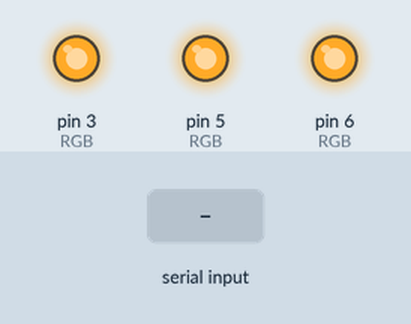
Simulated run of this sketch. Board: Arduino Uno, built with avr-gcc and run on an emulated ATmega328P. On the bench: output pins drawn as LEDs (lit = HIGH). The test bench sets the inputs (shaded band).

Above: at 1.2 s.
1.3 s: "90,45,200\n" received over Serial
At 2.5 s:
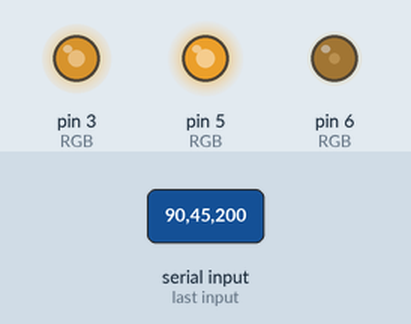
2.8 s: "30,150,10\n" received over Serial
At 3.8 s:
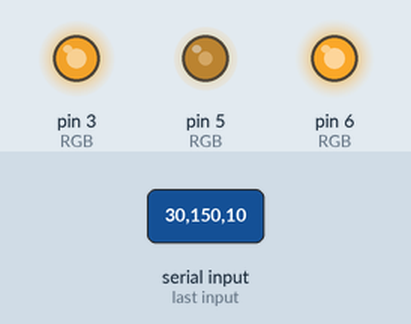
4.3 s: "90,45\n" received over Serial
At 4.8 s:
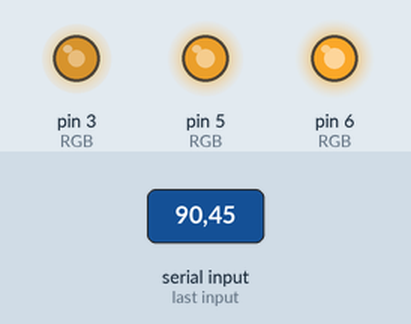
5.8 s: "5\n" received over Serial
At 6.9 s:
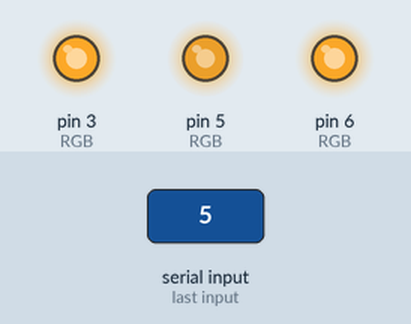
7.3 s: "200\n" received over Serial
At 8.2 s:
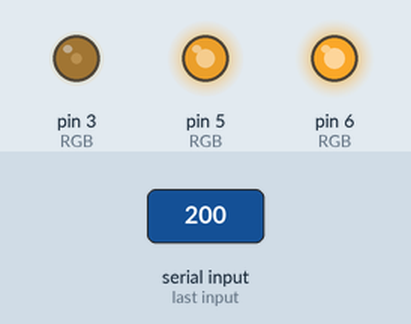
8.8 s: "1,90\n" received over Serial
At 9.3 s:
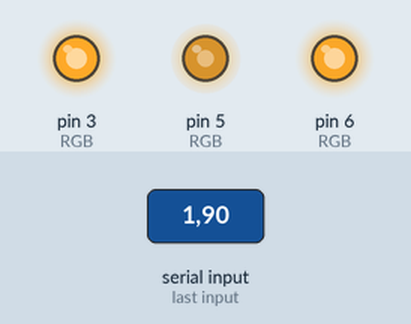
Timing chart, 0 to 11.3 s (numbered marks = the images above; inputs shaded):
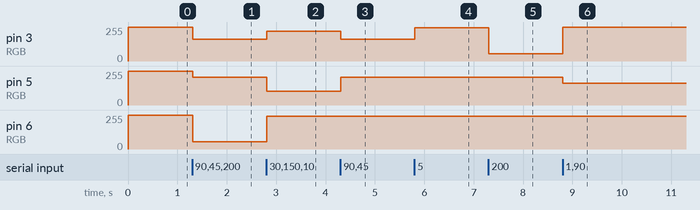

The sketch:

sketch.ino
```cpp
#include <string.h>

#define R 3
#define G 5
#define B 6

#define COUNT 3

const byte RGB[COUNT] = {R, G, B};
const char DELIMITER = ',';
byte i;

void setup() {
  Serial.begin(9600);
  for (i = 0; i < COUNT; i++) {
    pinMode(RGB[i], OUTPUT);
    analogWrite(RGB[i], 255);
  }
}

void loop() {
  if (Serial.available()) {
    String color = Serial.readStringUntil('\n');
    color.trim();

    int values[COUNT];
    int total = parseColor(color, values);

    for (i = 0; i < total; i++) {
      analogWrite(RGB[i], 255 - values[i]);
    }
  }
}

int parseColor(const String& input, int* output) {
  char str[input.length() + 1];
  strcpy(str, input.c_str());

  char* token = strtok(str, &DELIMITER);
  int count = 0;

  while (token != NULL && count < COUNT) {
    output[count] = atoi(token);
    count++;

    token = strtok(NULL, &DELIMITER);
  }

  return count;
}
```

Measured:
- after the input at 1.3 s, pin 3 (RGB): 255/255 → 165/255 at once; pin 5 (RGB): 255/255 → 210/255 at once; pin 6 (RGB): 255/255 → 55/255 at once
- after the input at 2.8 s, pin 3 (RGB): 165/255 → 225/255 at once; pin 5 (RGB): 210/255 → 105/255 at once; pin 6 (RGB): 55/255 → 245/255 at once
- after the input at 4.3 s, pin 3 (RGB): 225/255 → 165/255 at once; pin 5 (RGB): 105/255 → 210/255 at once
- after the input at 5.8 s, pin 3 (RGB): 165/255 → 250/255 at once
- after the input at 7.3 s, pin 3 (RGB): 250/255 → 55/255 at once
- after the input at 8.8 s, pin 3 (RGB): 55/255 → 254/255 at once; pin 5 (RGB): 210/255 → 165/255 at once
